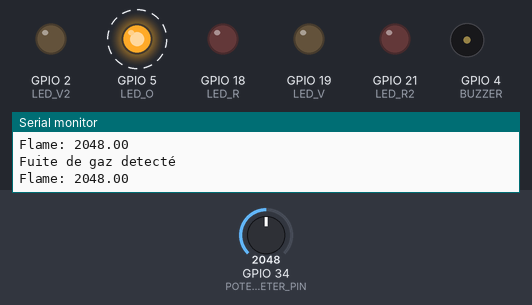
Bench run of a sketch on a simulated ESP32. On the bench: output pins drawn as LEDs (lit = HIGH), buzzer (waves = sounding, pin HIGH), the last lines printed to the serial monitor. Dashed ring = blinking. The test bench sets the inputs (shaded band); at power-on: GPIO 34 (POTENTIOMETER_PIN) = 2048. WiFi joins after 1.5 s; servers stay silent unless stated; no MQTT or app messages arrive unless stated.

Above: at 2.56 s.
2.8 s: GPIO 34 (POTENTIOMETER_PIN) set to 1048
5.8 s: GPIO 34 (POTENTIOMETER_PIN) set to 973
At 7.1 s:
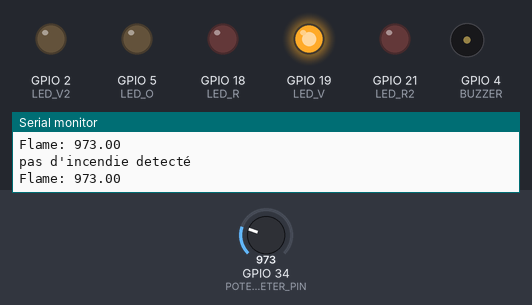
7.5 s: GPIO 34 (POTENTIOMETER_PIN) set to 4040
At 7.69 s:
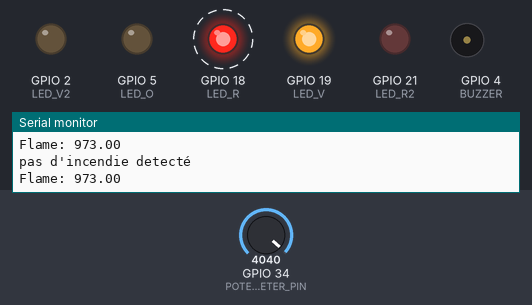
10.5 s: GPIO 34 (POTENTIOMETER_PIN) set to 3960
At 10.7 s:
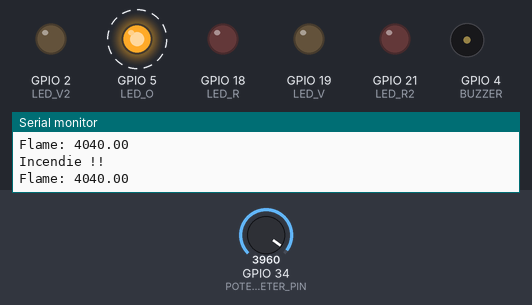
13.5 s: GPIO 34 (POTENTIOMETER_PIN) set to 4095
At 13.7 s:
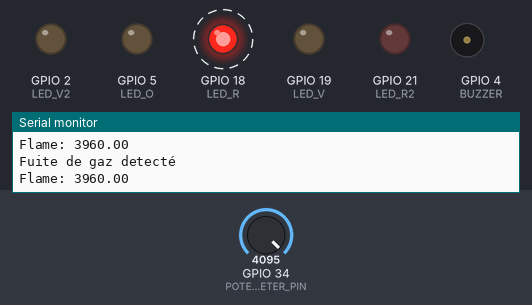
Timing chart, 0 to 17.5 s (numbered marks = the images above; inputs shaded):
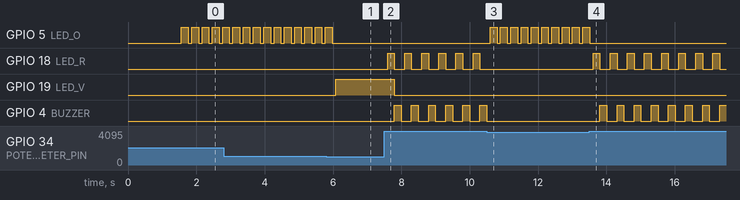

Measured:
- the behaviour switches between 1001 and 1000 on GPIO 34 (POTENTIOMETER_PIN) (found by bisection; images 0 and 1)
- after the input at 5.8 s, GPIO 5 (LED_O): goes on until 6.0 s, then stays LOW; GPIO 19 (LED_V): LOW → HIGH after 0.28 s
- after the input at 7.5 s, GPIO 18 (LED_R): alternates HIGH for 0.20 s and LOW for 0.30 s, starting after 0.09 s; GPIO 19 (LED_V): HIGH → LOW after 0.29 s; GPIO 4 (BUZZER): alternates HIGH for 0.20 s and LOW for 0.30 s, starting after 0.29 s
- after the input at 10.5 s, GPIO 5 (LED_O): alternates HIGH for 0.20 s and LOW for 0.10 s, starting after 0.10 s; GPIO 18 (LED_R), GPIO 4 (BUZZER): stops changing and stays LOW
- after the input at 13.5 s, GPIO 5 (LED_O): goes on until 13.5 s, then stays LOW; GPIO 18 (LED_R): alternates HIGH for 0.20 s and LOW for 0.30 s, starting after 0.11 s; GPIO 4 (BUZZER): alternates HIGH for 0.20 s and LOW for 0.30 s, starting after 0.31 s
- by itself, GPIO 5 (LED_O): alternates HIGH for 0.20 s and LOW for 0.10 s

The sketch:

backtoback.ino
```cpp
#include <WiFi.h>
#include <PubSubClient.h>

#define POTENTIOMETER_PIN 34 // ESP32 pin GIOP36 (ADC0) connected to Potentiometer pin
#define LED_R           18 // ESP32 pin GIOP21 connected to LED's pin
#define LED_O           5 // ESP32 pin GIOP21 connected to LED's pin
#define LED_V           19 // ESP32 pin GIOP21 connected to LED's pin
#define BUZZER           4 // ESP32 pin GIOP21 connected to BUZZER's pin

#define LED_R2           21 // ESP32 pin GIOP21 connected to LED's pin
#define LED_V2           2 // ESP32 pin GIOP21 connected to LED's pin


#define ANALOG_THRESHOLD  4000
#define ANALOG_RISK 1000

// Replace the next variables with your SSID/Password combination
const char* ssid = "TT_29B0";
const char* password = "f7crdgg32n";

// Add your MQTT Broker IP address, example:
//const char* mqtt_server = "192.168.1.144";
const char* mqtt_server = "192.168.1.17";
const char* sending_topic = "My_Topic";
const char* mqtt_username = "bank"; // MQTT username
const char* mqtt_password = "bank"; // MQTT password
const char* clientID = "Noeuds1"; // MQTT client ID

WiFiClient espClient;
PubSubClient client(mqtt_server, 1883, espClient);
long lastMsg = 0;
char msg[50];
int value = 0;

float flame = 0;


void setup() {
  Serial.begin(115200);

  setup_wifi();
  //client.setCallback(callback);
pinMode(LED_R, OUTPUT); // set ESP32 pin to output mode
  pinMode(LED_O, OUTPUT); // set ESP32 pin to output mode
  pinMode(LED_V, OUTPUT); // set ESP32 pin to output mode
  pinMode(BUZZER, OUTPUT); // set ESP32 pin to output mode
  pinMode(LED_R2, OUTPUT); // set ESP32 pin to output mode
  pinMode(LED_V2, OUTPUT); // set ESP32 pin to output mode


  digitalWrite(LED_R, LOW); // turn off LED
  digitalWrite(LED_O, LOW); // turn off LED
  digitalWrite(LED_V, LOW); // turn off LED
  digitalWrite(BUZZER, LOW); // turn off BUZZER
  digitalWrite(LED_R2, LOW); // turn off LED
  digitalWrite(LED_V2, LOW); // turn off LED
}

void setup_wifi() {
  delay(10);
  // We start by connecting to a WiFi network
  Serial.println();
  Serial.print("Connecting to ");
  Serial.println(ssid);

  WiFi.begin(ssid, password);

  while (WiFi.status() != WL_CONNECTED) {
    delay(500);
    Serial.print(".");
  }

  Serial.println("");
  Serial.println("WiFi connected");
  Serial.println("IP address: ");
  Serial.println(WiFi.localIP());
}

/*void callback(char* topic, byte* message, unsigned int length) {
  Serial.print("Message arrived on topic: ");
  Serial.print(topic);
  Serial.print(". Message: ");
  String messageTemp;

  for (int i = 0; i < length; i++) {
    Serial.print((char)message[i]);
    messageTemp += (char)message[i];
  }
  Serial.println();

  // Feel free to add more if statements to control more GPIOs with MQTT

  // If a message is received on the topic esp32/output, you check if the message is either "on" or "off".
  // Changes the output state according to the message
  if (String(topic) == "esp32/output") {
    Serial.print("Changing output to ");
    if(messageTemp == "on"){
      Serial.println("on");
      digitalWrite(ledPin, HIGH);
    }
    else if(messageTemp == "off"){
      Serial.println("off");
      digitalWrite(ledPin, LOW);
    }
  }
}*/

void reconnect() {
  // Loop until we're reconnected
  while (!client.connected()) {
    Serial.print("Attempting MQTT connection...");
    // Attempt to connect
    if (client.connect(clientID, mqtt_username, mqtt_password)) {
      Serial.println("connected");
      // Subscribe
      //client.subscribe("esp32/output");
    } else {
      Serial.print("failed, rc=");
      Serial.print(client.state());
      Serial.println(" try again in 5 seconds");
      // Wait 5 seconds before retrying
      delay(5000);
    }
  }
}
void loop() {
  if (!client.connected()) {
    reconnect();
  }
  client.loop();

  flame = analogRead(POTENTIOMETER_PIN);
  //char tempString[8];
  //dtostrf(flame, 1, 2, tempString);

  if (flame > ANALOG_THRESHOLD)
  {
  led_R_Clign();
  digitalWrite(LED_O, LOW); // turn on LED
  digitalWrite(LED_V, LOW); // turn on LED
  buzz_Clign();
  client.publish(sending_topic,"FLAME");
  Serial.println("Incendie !!");
  }
  else if (flame > ANALOG_RISK && flame < ANALOG_THRESHOLD)
  {
  digitalWrite(LED_R, LOW); // turn on LED
  led_O_Clign();
  digitalWrite(LED_V, LOW); // turn on LED
  digitalWrite(BUZZER, LOW); // turn on BUZZER
  client.publish(sending_topic,"RISK");
  Serial.println("Fuite de gaz detecté");

  }
  else
  {
  digitalWrite(LED_R, LOW); // turn on LED
  digitalWrite(LED_O, LOW); // turn on LED
  digitalWrite(LED_V, HIGH); // turn on LED
  digitalWrite(BUZZER, LOW); // turn on BUZZER
  client.publish(sending_topic,"SAFE");
  Serial.println("pas d'incendie detecté");
  }
  Serial.print("Flame: ");
  Serial.println(flame);
  delay(100);

}

void led_R_Clign(){
  digitalWrite(LED_R, HIGH); // turn on LED
  delay(200);
  digitalWrite(LED_R, LOW); // turn off LED
}
void led_O_Clign(){
  digitalWrite(LED_O, HIGH); // turn on LED
  delay(200);
  digitalWrite(LED_O, LOW); // turn off LED
}
void buzz_Clign(){
  digitalWrite(BUZZER, HIGH); // turn on LED
  delay(200);
  digitalWrite(BUZZER, LOW); // turn off LED
}
```
